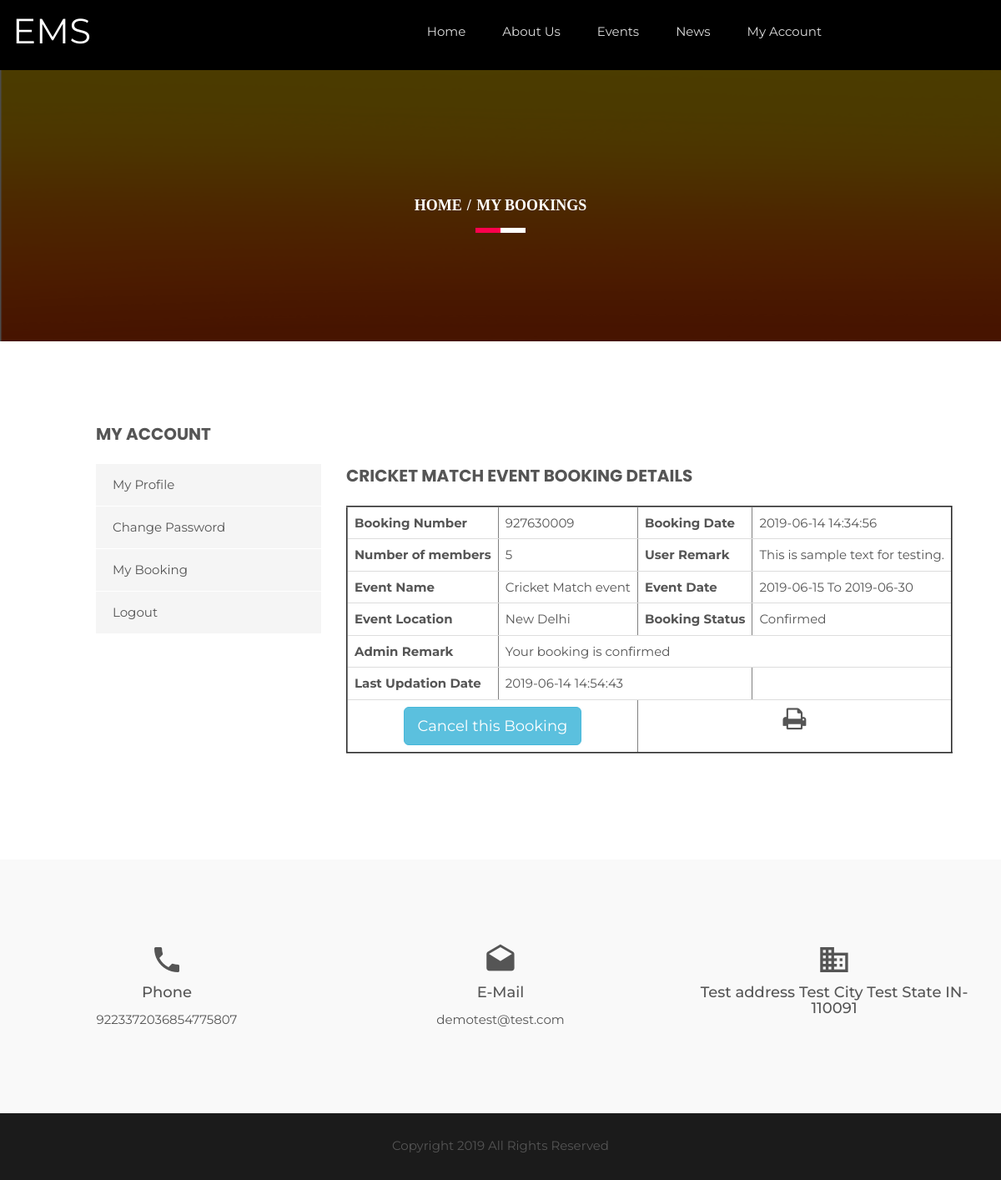
Page /ems/booking-details.php?bkid=4 (signed in) on the committed database.
### tables this page shows
CREATE TABLE `tblgenralsettings` (
  `id` int(11) NOT NULL,
  `SiteName` varchar(200) DEFAULT NULL,
  `PhoneNumber` bigint(12) DEFAULT NULL,
  `EmailId` varchar(255) DEFAULT NULL,
  `address` mediumtext DEFAULT NULL,
  `footercontent` mediumtext DEFAULT NULL,
  `LastUpdationDate` timestamp NULL DEFAULT NULL ON UPDATE current_timestamp()
);

CREATE TABLE `tblbookings` (
  `id` int(11) NOT NULL,
  `BookingId` bigint(12) DEFAULT NULL,
  `UserId` int(11) DEFAULT NULL,
  `EventId` int(11) DEFAULT NULL,
  `NumberOfMembers` int(11) DEFAULT NULL,
  `UserRemark` mediumtext DEFAULT NULL,
  `AdminRemark` mediumtext DEFAULT NULL,
  `UserCancelRemark` mediumtext DEFAULT NULL,
  `BookingDate` timestamp NULL DEFAULT current_timestamp(),
  `BookingStatus` varchar(100) DEFAULT NULL,
  `LastUpdationDate` timestamp NULL DEFAULT NULL ON UPDATE current_timestamp()
);

CREATE TABLE `tblevents` (
  `id` int(11) NOT NULL,
  `CategoryId` char(10) DEFAULT NULL,
  `SponserId` char(10) DEFAULT NULL,
  `EventName` varchar(255) DEFAULT NULL,
  `EventDescription` mediumtext DEFAULT NULL,
  `EventStartDate` date DEFAULT NULL,
  `EventEndDate` date DEFAULT NULL,
  `EventLocation` varchar(255) DEFAULT NULL,
  `EventImage` varchar(255) DEFAULT NULL,
  `PostingDate` timestamp NULL DEFAULT current_timestamp(),
  `LastUpdationDate` timestamp NULL DEFAULT NULL ON UPDATE current_timestamp(),
  `IsActive` int(1) DEFAULT NULL
);

### ems/booking-details.php (the view, shortened to what this page needs)
<?php
include('includes/config.php');
if(strlen($_SESSION['usrid'])==0)
    {
header('location:logout.php');
}
else{
    ?>
<!doctype html>
<html class="no-js" lang="en">
    <head>
        <link rel="stylesheet" href="css/bootstrap.min.css">
        <link rel="stylesheet" href="css/animate.css">
        <link rel="stylesheet" href="css/meanmenu.min.css">
        <link rel="stylesheet" href="css/owl.carousel.css">
        <link rel="stylesheet" href="css/icofont.css">
        <link rel="stylesheet" href="css/nivo-slider.css">
        <link rel="stylesheet" href="css/animate-text.css">
        <link rel="stylesheet" href="css/material-design-iconic-font.min.css">
        <link rel="stylesheet" href="style.css">
        <link rel="stylesheet" href="css/responsive.css">
        <link rel="stylesheet" href="css/faicons.css">
        <link href="css/color/skin-default.css" rel="stylesheet">
    </head>
    <body>
         <div class="wrapper single-blog">
           <div id="home" class="header-slider-area">
                   <?php include_once('includes/header.php');?>
            </div>
            <div class="breadcumb-area bg-overlay">
                <div class="container">
                    <ol class="breadcrumb">
                        <li><a href="index.html">Home</a></li>
                        <li class="active">My Bookings</li>
                    </ol>
                </div>
            </div>
            <div class="single-blog-area ptb100 fix">
               <div class="container">
                   <div class="row">
<?php include_once('includes/myaccountbar.php');?>
                       <div class="col-md-8 col-sm-7">
                           <div class="single-blog-body">
<?php
$uid=$_SESSION['usrid'];
$bkngid=intval($_GET['bkid']);
$sql = "SELECT tblbookings.BookingId,tblbookings.BookingDate,tblbookings.BookingStatus,tblevents.EventName,tblevents.id as evtid,tblbookings.UserRemark,tblbookings.NumberOfMembers,tblbookings.AdminRemark,tblbookings.LastUpdationDate,tblbookings.UserCancelRemark,tblevents.EventStartDate,tblevents.EventEndDate,tblevents.EventLocation from tblbookings left join tblevents on tblevents.id=tblbookings.EventId where tblbookings.UserId=:uid and  tblbookings.id=:bkngid";
$query = $dbh -> prepare($sql);
$query->bindParam(':uid',$uid,PDO::PARAM_STR);
$query->bindParam(':bkngid',$bkngid,PDO::PARAM_STR);
$query->execute();
$results=$query->fetchAll(PDO::FETCH_OBJ);
$cnt=1;
if($query->rowCount() > 0)
{
foreach($results as $row)
{ ?>
<div class="Leave-your-thought mt50" id="exampl">
<h3 class="aside-title uppercase"><a href="event-details.php?evntid=<?php echo htmlentities($row->evtid);?>"><?php echo htmlentities($row->EventName);?></a> Booking Details</h3>
<div class="row">
<div class="col-md-12 col-sm-6 col-xs-12 lyt-left">
<div class="input-box leave-ib">
<div class="table-responsive">
<table border="2" class="table">
<tr>
<th>Booking Number</th>
<td><?php echo htmlentities($row->BookingId);?></td>
<th>Booking Date</th>
<td><?php echo htmlentities($row->BookingDate);?></td>
<tr>
<th>Number of members</th>
 <td><?php echo htmlentities($row->NumberOfMembers);?></td>
<th>User Remark</th>
 <td><?php echo htmlentities($row->UserRemark);?></td>
</tr>
<tr>
<th>Event Name</th>
<td><a href="event-details.php?evntid=<?php echo htmlentities($row->evtid);?>"><?php echo htmlentities($row->EventName);?></a></td>
 <th>Event Date</th>
 <td><?php echo htmlentities($esdate=$row->EventStartDate);?> To <?php echo htmlentities($row->EventEndDate);?></td>
</tr>
 <tr>
<th>Event Location</th>
 <td><?php echo htmlentities($row->EventLocation);?></td>
<th>Booking Status</th>
<td ><?php $bstatus=$row->BookingStatus;
if($bstatus==""){
echo htmlentities("Not confirmed Yet");
} else {
echo htmlentities($bstatus);
}?></td>
</tr>
<?php if($row->AdminRemark!=""){ ?>
<tr>
<th>Admin Remark</th>
<td colspan="3"><?php echo htmlentities($row->AdminRemark);?></td>
</tr>
<?php } ?>
<?php if($row->LastUpdationDate!=""){ ?>
<tr>
<th>Last Updation Date</th>
<td colspan="2"><?php echo htmlentities($row->LastUpdationDate);?></td>
<td></td>
</tr>
<?php } ?>
<tr>
 <td colspan="2" align="center"><button type="button" class="btn btn-info btn-lg" data-toggle="modal" data-target="#myModal">Cancel this Booking</button></td>
<td colspan="2" align="center"><i class="fa fa-print fa-2x" aria-hidden="true" OnClick="CallPrint(this.value)" ></i></td>
</tr>
</table>
</div>
</div>
</div>
    <?php $cnt++;}} ?>
                                    </div>
                                </div>
                           </div>
                       </div>
               </div>
           </div></div>
                 <?php include_once('includes/footer.php');?>
         </div>
    </body>
</html>
<?php } ?>

### ems/includes/header.php (shortened to what this page needs)
<?php
$ret = "Select  SiteName from tblgenralsettings ";
$querys = $dbh -> prepare($ret);
$querys->execute();
$resultss=$querys->fetchAll(PDO::FETCH_OBJ);
if($querys->rowCount() > 0)
{
foreach($resultss as $rows)
{ ?>
   <div id="home" class="header-slider-area">
                <div class="header-area header-2">
                    <div id="sticker" class="logo-menu-area header-area-2">
                        <div class="container hidden-xs">
                            <div class="row">
                                <div class="col-md-2 col-sm-3">
                                    <div class="logo">
                                        <a href="index.php" style="font-size:42px; color:#fff"><?php echo htmlentities($rows->SiteName);?></a>
                                    </div>
                                </div>
                                <div class="col-md-8 col-sm-9">
                                    <div class="main-menu text-right">
                                        <nav>
                                            <ul id="nav">
                                                <li><a class="smooth-scroll" href="index.php">Home</a></li>
                                                <li><a class="smooth-scroll" href="about-us.php">About Us</a></li>
                                                <li><a class="smooth-scroll" href="all-events.php">Events</a></li>
                                                <li><a class="smooth-scroll" href="news.php">News</a></li>
                                                <?php if(strlen($_SESSION['usrid']==0)){?>
                                                <li><a class="smooth-scroll" href="signup.php">Signup</a></li>
                                                 <li><a class="smooth-scroll" href="signin.php">Login</a></li>
                                             <?php } else {?>
<li><a class="smooth-scroll" href="profile.php">My Account</a></li>
                                             <?php } ?>
                                            </ul>
                                        </nav>
                                    </div>
                                </div>
                                </div>
                            </div>
                        </div>
                    </div>
                    <?php }} ?>

### ems/includes/myaccountbar.php
<div class="col-md-3 col-md-offset-1 col-sm-5 col-xs-12">
                         <div class="total-widget">
                             <div class="single-widget catagory-widget">
                                <h3 class="aside-title uppercase">My Account</h3>
                                 <ul>
                                     <li><a href="profile.php">My Profile</a></li>
                                     <li><a href="change-password.php">Change Password</a></li>
                                     <li><a href="my-bookings.php">My Booking</a></li>
                                     <li><a href="logout.php">Logout</a></li>
                                 </ul>
                             </div>
                     </div>
                 </div>

### ems/includes/footer.php (shortened to what this page needs)
<?php
$ret = "Select  PhoneNumber,address,EmailId,footercontent from tblgenralsettings ";
$querys = $dbh -> prepare($ret);
$querys->execute();
$resultss=$querys->fetchAll(PDO::FETCH_OBJ);
if($querys->rowCount() > 0)
{
foreach($resultss as $rows)
{ ?>
 <div class="information-area off-white ptb100">
                    <div class="container">
                        <div class="row">
                            <div class="col-md-4 col-sm-3 col-xs-12">
                                <div class="single-information text-center">
                                    <div class="info-icon">
                                        <i class="zmdi zmdi-phone"></i>
                                    </div>
                                    <h4>Phone</h4>
                                    <p><?php echo htmlentities($rows->PhoneNumber);?></p>
                                </div>
                            </div>
                            <div class="col-md-4 col-sm-3 col-xs-12">
                                <div class="single-information text-center">
                                    <div class="info-icon">
                                        <i class="zmdi zmdi-email-open"></i>
                                    </div>
                                    <h4>E-Mail</h4>
                                    <p><a href="mailto:company@email.com"><?php echo htmlentities($rows->EmailId);?></a></p>
                                </div>
                            </div>
                            <div class="col-md-4 col-sm-3 col-xs-12">
                                <div class="single-information text-center">
                                    <div class="info-icon">
                                        <i class="zmdi zmdi-city-alt"></i>
                                    </div>
                                    <h4><?php echo htmlentities($rows->address);?></h4>
                                </div>
                            </div>
                        </div>
                    </div>
                </div>
            <div class="footer-area" align="center">
                <div class="container">
                    <div class="row">
                        <div class="col-md-12 col-sm-6 col-xs-12">
                            <div class="social-area">
                             <?php echo htmlentities($rows->footercontent);?>
                            </div>
                        </div>
                    </div>
                </div>
            </div>
            <?php }} ?>

### ems/style.css (style rules this page uses)
.container { width: 1200px }
html, body { height: 100%; font-family: 'Montserrat', sans-serif; font-size: 15px; color: #555; line-height: 25px; }
.fix { overflow: hidden }
p { margin: 0 0 15px }
h1, h2, h3, h4, h5, h6 { margin: 0 0 10px }
a { -webkit-transition: all 0.3s ease 0s; transition: all 0.3s ease 0s; text-decoration: none; color: #555; }
ul { list-style: outside none none; margin: 0; padding: 0; }
.mt50 { margin-top: 50px }
.ptb100 { padding: 100px 0 }
.uppercase { text-transform: uppercase }
.off-white { background: #f9f9f9 }
.wrapper { background: #fff }
ul li { display: inline-block }
.main-menu ul li a { color: #ddd }
.logo-menu-area { padding: 35px 0 }
.main-menu ul li { margin-right: 40px }
.main-menu ul li:last-child { margin: 0 }
.header-area { left: 0; position: absolute; top: 0; width: 100%; z-index: 999; }
.header-slider-area { position: relative }
.bg-overlay { position: relative; z-index: 1; }
.bg-overlay:before { background: #000 none repeat scroll 0 0; content: ""; height: 100%; left: 0; opacity: 0.85; -ms-filter: "progid:DXImageTransform.Microsoft.Alpha(Opacity=85)"; position: absolute; top: 0; width: 100%; z-index: -1; }
.breadcumb-area.bg-overlay:before { opacity: 0.7; -ms-filter: "progid:DXImageTransform.Microsoft.Alpha(Opacity=70)"; }
.input-box { display: inline-block }
.info-icon { font-size: 40px; margin-bottom: 10px; }
.single-information > p { margin-bottom: 5px }
.single-information p:last-child { margin: 0 }
.footer-area { background: #1b1b1b none repeat scroll 0 0; height: 80px; line-height: 78px; }
.header-2 { background: #000 none repeat scroll 0 0; position: static; }
.breadcumb-area { background: rgba(0, 0, 0, 0) url("img/bg.png") repeat scroll 0 0; padding: 150px 0; text-align: center; }
.breadcrumb { background-color: transparent; border-radius: 0; list-style: outside none none; margin-bottom: 0; padding: 0; position: relative; }
.breadcrumb > li + li:before { color: #fff; font-weight: 700; padding: 0 2px; }
.breadcrumb a, .breadcrumb li.active { color: #fff }
.breadcrumb li { font-family: popins; font-size: 18px; font-weight: 700; text-transform: uppercase; }
.breadcrumb:before, .breadcrumb:after { background: #fff none repeat scroll 0 0; bottom: -20px; content: ""; height: 6px; left: 50%; position: absolute; -webkit-transform: translateX(-50%); transform: translateX(-50%); width: 60px; }
.breadcrumb:after { background: #ff004d none repeat scroll 0 0; -webkit-transform: translateX(-100%); transform: translateX(-100%); width: 30px; }
.aside-title { font-family: Poppins; font-size: 20px; font-weight: 700; margin-bottom: 25px; }
.catagory-widget li { background: #f5f5f5 none repeat scroll 0 0; display: block; margin-bottom: 1px; }
.catagory-widget li a { display: block; line-height: 50px; padding: 0 20px; }
#sticker { right: 0; left: 0; }

### ems/css/responsive.css (style rules this page uses)
@media (min-width: 1170px) and (max-width: 1400px) { .logo-menu-area { padding: 25px 0; } }

### ems/css/color/skin-default.css (style rules this page uses)
.breadcrumb::after { background: #ff004d none repeat scroll 0 0; }

### rows in the picture
tblgenralsettings: SiteName "EMS", PhoneNumber "9223372036854775807", EmailId "demotest@test.com", address "Test address Test City Test State IN-110091", footercontent "Copyright 2019 All Rights Reserved"
tblbookings: EventId.EventName "CRICKET MATCH EVENT", BookingId "927630009", BookingDate "2019-06-14 14:34:56", NumberOfMembers "5", UserRemark "This is sample text for testing.", EventId.EventName "Cricket Match event", EventId.EventStartDate "2019-06-15", EventId.EventEndDate "2019-06-30", EventId.EventLocation "New Delhi", BookingStatus "Confirmed", AdminRemark "Your booking is confirmed", LastUpdationDate "2019-06-14 14:54:43"
